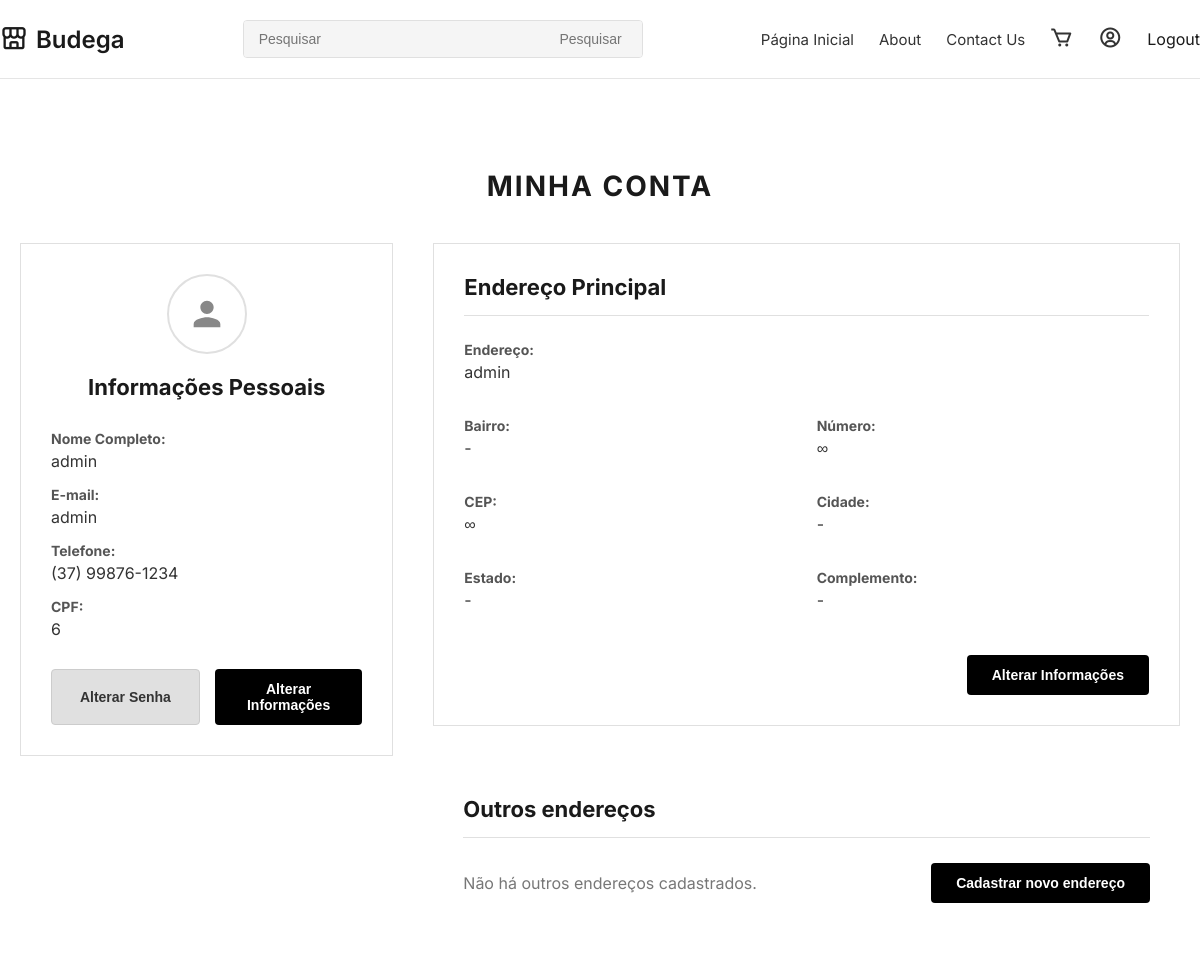
/minha-conta (signed in), run on the app's committed database.
### model/model.py (models this page shows, shortened)
    class Cliente(db.Model, UserMixin):
        id = db.Column(db.Integer, primary_key=True)
        username = db.Column(db.String(50), unique=True, nullable=False)
        email = db.Column(db.String(120), unique=True, nullable=False)
        senha = db.Column(db.String(200), nullable=False)
        first_name = db.Column(db.String(50), nullable=False)
        last_name = db.Column(db.String(50), nullable=False, default='')
        endereco = db.Column(db.Text)
        telefone = db.Column(db.String(15))
        data_cadastro = db.Column(db.Date, default=datetime.utcnow)
        pedidos = db.relationship('Pedido', backref='cliente', lazy=True)
        carrinho = db.relationship('Carrinho', backref='cliente', uselist=False)
        reviews = db.relationship('Review', backref='cliente', lazy=True)

### views.py (the view)
@view.route('/minha-conta')
@login_required
def minha_conta():
    cliente = Cliente.query.filter_by(id=current_user.id).first()
    return render_template('minha_conta.html', user=cliente)

### app.py (called while the page is built)
@login_manager.user_loader
def load_user(user_id):
    return models['Cliente'].query.get(int(user_id))

@app.context_processor
def inject_user():
    return dict(user=current_user)

### templates/minha_conta.html (shortened to what this page needs)
{% include 'header.html' %}
{% include 'navbar.html' %}
<main class="account-page">
    <div class="container">
        <h1 class="account-title">MINHA CONTA</h1>
        <div class="account-content">
            <div class="personal-info-card card">
                <div class="user-icon">
                    <svg width="40" height="40" viewBox="0 0 24 24" fill="none" xmlns="http://www.w3.org/2000/svg">
                        <path
                            d="M12 12c2.21 0 4-1.79 4-4s-1.79-4-4-4-4 1.79-4 4 1.79 4 4 4zm0 2c-2.67 0-8 1.34-8 4v2h16v-2c0-2.66-5.33-4-8-4z"
                            fill="#888" />
                    </svg>
                </div>
                <h2>Informações Pessoais</h2>
                <div class="info-field">
                    <strong>Nome Completo:</strong>
                    <span>{{ user.first_name }}</span>
                </div>
                <div class="info-field">
                    <strong>E-mail:</strong>
                    <span>{{ user.username }}</span>
                </div>
                <div class="info-field">
                    <strong>Telefone:</strong>
                    <span>{{ user.telefone }}</span>
                </div>
                <div class="info-field">
                    <strong>CPF:</strong>
                    <span>{{ user.id }}</span>
                </div>
                <div class="personal-info-buttons">
                    <button class="btn btn-secondary btn-full-width">Alterar Senha</button>
                    <button class="btn btn-primary btn-full-width">Alterar Informações</button>
                </div>
            </div>
            <div class="address-section">
                <div class="address-card card">
                    <h2>Endereço Principal</h2>
                    <div class="address-details">
                        <div class="info-field full-width">
                            <strong>Endereço:</strong>
                            <span>{{ user.endereco }}</span>
                        </div>
                        <div class="info-field">
                            <strong>Bairro:</strong>
                            <span>-</span>
                        </div>
                        <div class="info-field">
                            <strong>Número:</strong>
                            <span>∞</span>
                        </div>
                        <div class="info-field">
                            <strong>CEP:</strong>
                            <span>∞</span>
                        </div>
                        <div class="info-field">
                            <strong>Cidade:</strong>
                            <span>-</span>
                        </div>
                        <div class="info-field">
                            <strong>Estado:</strong>
                            <span>-</span>
                        </div>
                        <div class="info-field">
                            <strong>Complemento:</strong>
                            <span>-</span>
                        </div>
                    </div>
                    <div class="address-card-footer">
                        <button class="btn btn-primary">Alterar Informações</button>
                    </div>
                </div>
                <div class="other-addresses">
                    <h2>Outros endereços</h2>
                    <div class="other-addresses-content">
                        <p class="no-address-msg">Não há outros endereços cadastrados.</p>
                        <button class="btn btn-primary">Cadastrar novo endereço</button>
                    </div>
                </div>
            </div>
        </div>
    </div>
</main>

### templates/header.html (style rules this page uses)
* { margin: 0; padding: 0; box-sizing: border-box; }
body { font-family: 'Inter', sans-serif; background-color: #ffffff; color: #1a1a1a; }
.container { max-width: 1300px; margin: 0 auto; padding: 0 20px; }

### templates/minha_conta.html (style rules this page uses)
.account-page { padding: 50px 0; }
.account-title { text-align: center; font-size: 28px; font-weight: bold; letter-spacing: 2px; margin-bottom: 40px; }
.account-content { display: grid; grid-template-columns: 1fr 2fr; gap: 40px; align-items: flex-start; }
.card { background-color: #fff; padding: 30px; border: 1px solid #e0e0e0; box-sizing: border-box; }
.personal-info-card { text-align: center; }
.user-icon { width: 80px; height: 80px; border-radius: 50%; border: 2px solid #e0e0e0; display: flex; justify-content: center; align-items: center; margin: 0 auto 20px auto; }
.personal-info-card h2 { font-size: 22px; margin-top: 0; margin-bottom: 30px; }
.info-field { text-align: left; margin-bottom: 15px; }
.info-field strong { display: block; font-weight: bold; font-size: 14px; color: #555; margin-bottom: 4px; }
.info-field span { font-size: 16px; color: #333; }
.personal-info-buttons { margin-top: 30px; display: flex; gap: 15px; }
.address-section { display: flex; flex-direction: column; gap: 40px; }
.address-card h2, .other-addresses h2 { font-size: 22px; margin-top: 0; margin-bottom: 25px; border-bottom: 1px solid #e0e0e0; padding-bottom: 15px; }
.address-details { display: grid; grid-template-columns: 1fr 1fr; gap: 20px; }
.address-details .full-width { grid-column: 1 / -1; }
.address-card-footer { text-align: right; margin-top: 30px; }
.other-addresses { background-color: #fff; padding: 30px; }
.other-addresses-content { display: flex; justify-content: space-between; align-items: center; }
.no-address-msg { color: #777; }
.btn { padding: 12px 25px; border: none; cursor: pointer; font-size: 14px; font-weight: bold; border-radius: 4px; transition: background-color 0.3s ease; }
.btn-primary { background-color: #000; color: #fff; }
.btn-secondary { background-color: #e0e0e0; color: #333; border: 1px solid #ccc; }
.btn-full-width { width: 100%; }

### data on the page
Cliente: first_name "admin", username "admin", telefone "(37) 99876-1234", id "6", endereco "admin"
